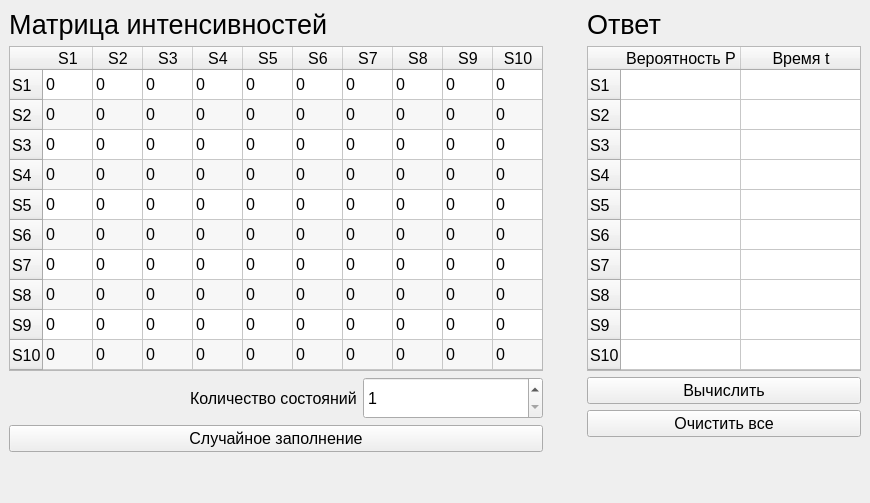
<?xml version="1.0" encoding="UTF-8"?>
<ui version="4.0">
 <class>MainWindow</class>
 <widget class="QMainWindow" name="MainWindow">
  <property name="geometry">
   <rect>
    <x>0</x>
    <y>0</y>
    <width>870</width>
    <height>503</height>
   </rect>
  </property>
  <property name="sizePolicy">
   <sizepolicy hsizetype="Fixed" vsizetype="Fixed">
    <horstretch>0</horstretch>
    <verstretch>0</verstretch>
   </sizepolicy>
  </property>
  <property name="minimumSize">
   <size>
    <width>870</width>
    <height>503</height>
   </size>
  </property>
  <property name="maximumSize">
   <size>
    <width>870</width>
    <height>503</height>
   </size>
  </property>
  <property name="font">
   <font>
    <pointsize>12</pointsize>
   </font>
  </property>
  <property name="windowTitle">
   <string>Марковские цепи</string>
  </property>
  <property name="tabShape">
   <enum>QTabWidget::Rounded</enum>
  </property>
  <widget class="QWidget" name="centralwidget">
   <layout class="QHBoxLayout" name="horizontalLayout_2">
    <item>
     <layout class="QVBoxLayout" name="verticalLayout">
      <item>
       <widget class="QLabel" name="label_inmtr">
        <property name="font">
         <font>
          <pointsize>20</pointsize>
         </font>
        </property>
        <property name="text">
         <string>Матрица интенсивностей</string>
        </property>
       </widget>
      </item>
      <item>
       <widget class="QTableWidget" name="table_inmtr">
        <property name="sizePolicy">
         <sizepolicy hsizetype="Expanding" vsizetype="Expanding">
          <horstretch>0</horstretch>
          <verstretch>0</verstretch>
         </sizepolicy>
        </property>
        <property name="verticalScrollBarPolicy">
         <enum>Qt::ScrollBarAlwaysOff</enum>
        </property>
        <property name="horizontalScrollBarPolicy">
         <enum>Qt::ScrollBarAlwaysOff</enum>
        </property>
        <property name="sizeAdjustPolicy">
         <enum>QAbstractScrollArea::AdjustToContents</enum>
        </property>
        <property name="alternatingRowColors">
         <bool>true</bool>
        </property>
        <property name="gridStyle">
         <enum>Qt::SolidLine</enum>
        </property>
        <attribute name="horizontalHeaderCascadingSectionResizes">
         <bool>false</bool>
        </attribute>
        <attribute name="horizontalHeaderDefaultSectionSize">
         <number>50</number>
        </attribute>
        <attribute name="horizontalHeaderShowSortIndicator" stdset="0">
         <bool>false</bool>
        </attribute>
        <attribute name="horizontalHeaderStretchLastSection">
         <bool>false</bool>
        </attribute>
        <attribute name="verticalHeaderCascadingSectionResizes">
         <bool>false</bool>
        </attribute>
        <attribute name="verticalHeaderMinimumSectionSize">
         <number>30</number>
        </attribute>
        <attribute name="verticalHeaderDefaultSectionSize">
         <number>30</number>
        </attribute>
        <attribute name="verticalHeaderShowSortIndicator" stdset="0">
         <bool>false</bool>
        </attribute>
        <attribute name="verticalHeaderStretchLastSection">
         <bool>true</bool>
        </attribute>
        <row>
         <property name="text">
          <string>S1</string>
         </property>
        </row>
        <row>
         <property name="text">
          <string>S2</string>
         </property>
        </row>
        <row>
         <property name="text">
          <string>S3</string>
         </property>
        </row>
        <row>
         <property name="text">
          <string>S4</string>
         </property>
        </row>
        <row>
         <property name="text">
          <string>S5</string>
         </property>
        </row>
        <row>
         <property name="text">
          <string>S6</string>
         </property>
        </row>
        <row>
         <property name="text">
          <string>S7</string>
         </property>
        </row>
        <row>
         <property name="text">
          <string>S8</string>
         </property>
        </row>
        <row>
         <property name="text">
          <string>S9</string>
         </property>
        </row>
        <row>
         <property name="text">
          <string>S10</string>
         </property>
        </row>
        <column>
         <property name="text">
          <string>S1</string>
         </property>
        </column>
        <column>
         <property name="text">
          <string>S2</string>
         </property>
        </column>
        <column>
         <property name="text">
          <string>S3</string>
         </property>
        </column>
        <column>
         <property name="text">
          <string>S4</string>
         </property>
        </column>
        <column>
         <property name="text">
          <string>S5</string>
         </property>
        </column>
        <column>
         <property name="text">
          <string>S6</string>
         </property>
        </column>
        <column>
         <property name="text">
          <string>S7</string>
         </property>
        </column>
        <column>
         <property name="text">
          <string>S8</string>
         </property>
        </column>
        <column>
         <property name="text">
          <string>S9</string>
         </property>
        </column>
        <column>
         <property name="text">
          <string>S10</string>
         </property>
        </column>
        <item row="0" column="0">
         <property name="text">
          <string>0</string>
         </property>
        </item>
        <item row="0" column="1">
         <property name="text">
          <string>0</string>
         </property>
        </item>
        <item row="0" column="2">
         <property name="text">
          <string>0</string>
         </property>
        </item>
        <item row="0" column="3">
         <property name="text">
          <string>0</string>
         </property>
        </item>
        <item row="0" column="4">
         <property name="text">
          <string>0</string>
         </property>
        </item>
        <item row="0" column="5">
         <property name="text">
          <string>0</string>
         </property>
        </item>
        <item row="0" column="6">
         <property name="text">
          <string>0</string>
         </property>
        </item>
        <item row="0" column="7">
         <property name="text">
          <string>0</string>
         </property>
        </item>
        <item row="0" column="8">
         <property name="text">
          <string>0</string>
         </property>
        </item>
        <item row="0" column="9">
         <property name="text">
          <string>0</string>
         </property>
        </item>
        <item row="1" column="0">
         <property name="text">
          <string>0</string>
         </property>
        </item>
        <item row="1" column="1">
         <property name="text">
          <string>0</string>
         </property>
        </item>
        <item row="1" column="2">
         <property name="text">
          <string>0</string>
         </property>
        </item>
        <item row="1" column="3">
         <property name="text">
          <string>0</string>
         </property>
        </item>
        <item row="1" column="4">
         <property name="text">
          <string>0</string>
         </property>
        </item>
        <item row="1" column="5">
         <property name="text">
          <string>0</string>
         </property>
        </item>
        <item row="1" column="6">
         <property name="text">
          <string>0</string>
         </property>
        </item>
        <item row="1" column="7">
         <property name="text">
          <string>0</string>
         </property>
        </item>
        <item row="1" column="8">
         <property name="text">
          <string>0</string>
         </property>
        </item>
        <item row="1" column="9">
         <property name="text">
          <string>0</string>
         </property>
        </item>
        <item row="2" column="0">
         <property name="text">
          <string>0</string>
         </property>
        </item>
        <item row="2" column="1">
         <property name="text">
          <string>0</string>
         </property>
        </item>
        <item row="2" column="2">
         <property name="text">
          <string>0</string>
         </property>
        </item>
        <item row="2" column="3">
         <property name="text">
          <string>0</string>
         </property>
        </item>
        <item row="2" column="4">
         <property name="text">
          <string>0</string>
         </property>
        </item>
        <item row="2" column="5">
         <property name="text">
          <string>0</string>
         </property>
        </item>
        <item row="2" column="6">
         <property name="text">
          <string>0</string>
         </property>
        </item>
        <item row="2" column="7">
         <property name="text">
          <string>0</string>
         </property>
        </item>
        <item row="2" column="8">
         <property name="text">
          <string>0</string>
         </property>
        </item>
        <item row="2" column="9">
         <property name="text">
          <string>0</string>
         </property>
        </item>
        <item row="3" column="0">
         <property name="text">
          <string>0</string>
         </property>
        </item>
        <item row="3" column="1">
         <property name="text">
          <string>0</string>
         </property>
        </item>
        <item row="3" column="2">
         <property name="text">
          <string>0</string>
         </property>
        </item>
        <item row="3" column="3">
         <property name="text">
          <string>0</string>
         </property>
        </item>
        <item row="3" column="4">
         <property name="text">
          <string>0</string>
         </property>
        </item>
        <item row="3" column="5">
         <property name="text">
          <string>0</string>
         </property>
        </item>
        <item row="3" column="6">
         <property name="text">
          <string>0</string>
         </property>
        </item>
        <item row="3" column="7">
         <property name="text">
          <string>0</string>
         </property>
        </item>
        <item row="3" column="8">
         <property name="text">
          <string>0</string>
         </property>
        </item>
        <item row="3" column="9">
         <property name="text">
          <string>0</string>
         </property>
        </item>
        <item row="4" column="0">
         <property name="text">
          <string>0</string>
         </property>
        </item>
        <item row="4" column="1">
         <property name="text">
          <string>0</string>
         </property>
        </item>
        <item row="4" column="2">
         <property name="text">
          <string>0</string>
         </property>
        </item>
        <item row="4" column="3">
         <property name="text">
          <string>0</string>
         </property>
        </item>
        <item row="4" column="4">
         <property name="text">
          <string>0</string>
         </property>
        </item>
        <item row="4" column="5">
         <property name="text">
          <string>0</string>
         </property>
        </item>
        <item row="4" column="6">
         <property name="text">
          <string>0</string>
         </property>
        </item>
        <item row="4" column="7">
         <property name="text">
          <string>0</string>
         </property>
        </item>
        <item row="4" column="8">
         <property name="text">
          <string>0</string>
         </property>
        </item>
        <item row="4" column="9">
         <property name="text">
          <string>0</string>
         </property>
        </item>
        <item row="5" column="0">
         <property name="text">
          <string>0</string>
         </property>
        </item>
        <item row="5" column="1">
         <property name="text">
          <string>0</string>
         </property>
        </item>
        <item row="5" column="2">
         <property name="text">
          <string>0</string>
         </property>
        </item>
        <item row="5" column="3">
         <property name="text">
          <string>0</string>
         </property>
        </item>
        <item row="5" column="4">
         <property name="text">
          <string>0</string>
         </property>
        </item>
        <item row="5" column="5">
         <property name="text">
          <string>0</string>
         </property>
        </item>
        <item row="5" column="6">
         <property name="text">
          <string>0</string>
         </property>
        </item>
        <item row="5" column="7">
         <property name="text">
          <string>0</string>
         </property>
        </item>
        <item row="5" column="8">
         <property name="text">
          <string>0</string>
         </property>
        </item>
        <item row="5" column="9">
         <property name="text">
          <string>0</string>
         </property>
        </item>
        <item row="6" column="0">
         <property name="text">
          <string>0</string>
         </property>
        </item>
        <item row="6" column="1">
         <property name="text">
          <string>0</string>
         </property>
        </item>
        <item row="6" column="2">
         <property name="text">
          <string>0</string>
         </property>
        </item>
        <item row="6" column="3">
         <property name="text">
          <string>0</string>
         </property>
        </item>
        <item row="6" column="4">
         <property name="text">
          <string>0</string>
         </property>
        </item>
        <item row="6" column="5">
         <property name="text">
          <string>0</string>
         </property>
        </item>
        <item row="6" column="6">
         <property name="text">
          <string>0</string>
         </property>
        </item>
        <item row="6" column="7">
         <property name="text">
          <string>0</string>
         </property>
        </item>
        <item row="6" column="8">
         <property name="text">
          <string>0</string>
         </property>
        </item>
        <item row="6" column="9">
         <property name="text">
          <string>0</string>
         </property>
        </item>
        <item row="7" column="0">
         <property name="text">
          <string>0</string>
         </property>
        </item>
        <item row="7" column="1">
         <property name="text">
          <string>0</string>
         </property>
        </item>
        <item row="7" column="2">
         <property name="text">
          <string>0</string>
         </property>
        </item>
        <item row="7" column="3">
         <property name="text">
          <string>0</string>
         </property>
        </item>
        <item row="7" column="4">
         <property name="text">
          <string>0</string>
         </property>
        </item>
        <item row="7" column="5">
         <property name="text">
          <string>0</string>
         </property>
        </item>
        <item row="7" column="6">
         <property name="text">
          <string>0</string>
         </property>
        </item>
        <item row="7" column="7">
         <property name="text">
          <string>0</string>
         </property>
        </item>
        <item row="7" column="8">
         <property name="text">
          <string>0</string>
         </property>
        </item>
        <item row="7" column="9">
         <property name="text">
          <string>0</string>
         </property>
        </item>
        <item row="8" column="0">
         <property name="text">
          <string>0</string>
         </property>
        </item>
        <item row="8" column="1">
         <property name="text">
          <string>0</string>
         </property>
        </item>
        <item row="8" column="2">
         <property name="text">
          <string>0</string>
         </property>
        </item>
        <item row="8" column="3">
         <property name="text">
          <string>0</string>
         </property>
        </item>
        <item row="8" column="4">
         <property name="text">
          <string>0</string>
         </property>
        </item>
        <item row="8" column="5">
         <property name="text">
          <string>0</string>
         </property>
        </item>
        <item row="8" column="6">
         <property name="text">
          <string>0</string>
         </property>
        </item>
        <item row="8" column="7">
         <property name="text">
          <string>0</string>
         </property>
        </item>
        <item row="8" column="8">
         <property name="text">
          <string>0</string>
         </property>
        </item>
        <item row="8" column="9">
         <property name="text">
          <string>0</string>
         </property>
        </item>
        <item row="9" column="0">
         <property name="text">
          <string>0</string>
         </property>
        </item>
        <item row="9" column="1">
         <property name="text">
          <string>0</string>
         </property>
        </item>
        <item row="9" column="2">
         <property name="text">
          <string>0</string>
         </property>
        </item>
        <item row="9" column="3">
         <property name="text">
          <string>0</string>
         </property>
        </item>
        <item row="9" column="4">
         <property name="text">
          <string>0</string>
         </property>
        </item>
        <item row="9" column="5">
         <property name="text">
          <string>0</string>
         </property>
        </item>
        <item row="9" column="6">
         <property name="text">
          <string>0</string>
         </property>
        </item>
        <item row="9" column="7">
         <property name="text">
          <string>0</string>
         </property>
        </item>
        <item row="9" column="8">
         <property name="text">
          <string>0</string>
         </property>
        </item>
        <item row="9" column="9">
         <property name="text">
          <string>0</string>
         </property>
        </item>
       </widget>
      </item>
      <item>
       <layout class="QHBoxLayout" name="horizontalLayout">
        <item>
         <spacer name="horizontalSpacer_2">
          <property name="orientation">
           <enum>Qt::Horizontal</enum>
          </property>
          <property name="sizeHint" stdset="0">
           <size>
            <width>40</width>
            <height>20</height>
           </size>
          </property>
         </spacer>
        </item>
        <item>
         <widget class="QLabel" name="lb_inmtr_size">
          <property name="text">
           <string>Количество состояний</string>
          </property>
         </widget>
        </item>
        <item>
         <widget class="QSpinBox" name="sb_inmtr_size">
          <property name="sizePolicy">
           <sizepolicy hsizetype="Expanding" vsizetype="Expanding">
            <horstretch>0</horstretch>
            <verstretch>0</verstretch>
           </sizepolicy>
          </property>
          <property name="minimum">
           <number>1</number>
          </property>
          <property name="maximum">
           <number>10</number>
          </property>
         </widget>
        </item>
       </layout>
      </item>
      <item>
       <widget class="QPushButton" name="random_inmtr_button">
        <property name="text">
         <string>Случайное заполнение</string>
        </property>
       </widget>
      </item>
      <item>
       <spacer name="verticalSpacer">
        <property name="orientation">
         <enum>Qt::Vertical</enum>
        </property>
        <property name="sizeType">
         <enum>QSizePolicy::Expanding</enum>
        </property>
        <property name="sizeHint" stdset="0">
         <size>
          <width>0</width>
          <height>0</height>
         </size>
        </property>
       </spacer>
      </item>
     </layout>
    </item>
    <item>
     <spacer name="horizontalSpacer">
      <property name="orientation">
       <enum>Qt::Horizontal</enum>
      </property>
      <property name="sizeHint" stdset="0">
       <size>
        <width>40</width>
        <height>20</height>
       </size>
      </property>
     </spacer>
    </item>
    <item>
     <layout class="QVBoxLayout" name="verticalLayout_2">
      <item>
       <widget class="QLabel" name="lb_res">
        <property name="font">
         <font>
          <pointsize>20</pointsize>
         </font>
        </property>
        <property name="text">
         <string>Ответ</string>
        </property>
       </widget>
      </item>
      <item>
       <widget class="QTableWidget" name="table_resmtr">
        <property name="verticalScrollBarPolicy">
         <enum>Qt::ScrollBarAlwaysOff</enum>
        </property>
        <property name="horizontalScrollBarPolicy">
         <enum>Qt::ScrollBarAlwaysOff</enum>
        </property>
        <property name="sizeAdjustPolicy">
         <enum>QAbstractScrollArea::AdjustToContents</enum>
        </property>
        <attribute name="horizontalHeaderDefaultSectionSize">
         <number>120</number>
        </attribute>
        <row>
         <property name="text">
          <string>S1</string>
         </property>
        </row>
        <row>
         <property name="text">
          <string>S2</string>
         </property>
        </row>
        <row>
         <property name="text">
          <string>S3</string>
         </property>
        </row>
        <row>
         <property name="text">
          <string>S4</string>
         </property>
        </row>
        <row>
         <property name="text">
          <string>S5</string>
         </property>
        </row>
        <row>
         <property name="text">
          <string>S6</string>
         </property>
        </row>
        <row>
         <property name="text">
          <string>S7</string>
         </property>
        </row>
        <row>
         <property name="text">
          <string>S8</string>
         </property>
        </row>
        <row>
         <property name="text">
          <string>S9</string>
         </property>
        </row>
        <row>
         <property name="text">
          <string>S10</string>
         </property>
        </row>
        <column>
         <property name="text">
          <string>Вероятность P</string>
         </property>
        </column>
        <column>
         <property name="text">
          <string>Время t</string>
         </property>
        </column>
       </widget>
      </item>
      <item>
       <widget class="QPushButton" name="res_button">
        <property name="text">
         <string>Вычислить</string>
        </property>
       </widget>
      </item>
      <item>
       <widget class="QPushButton" name="clear_button">
        <property name="text">
         <string>Очистить все</string>
        </property>
       </widget>
      </item>
      <item>
       <spacer name="verticalSpacer_2">
        <property name="orientation">
         <enum>Qt::Vertical</enum>
        </property>
        <property name="sizeHint" stdset="0">
         <size>
          <width>0</width>
          <height>0</height>
         </size>
        </property>
       </spacer>
      </item>
     </layout>
    </item>
   </layout>
  </widget>
 </widget>
 <resources/>
 <connections/>
</ui>
